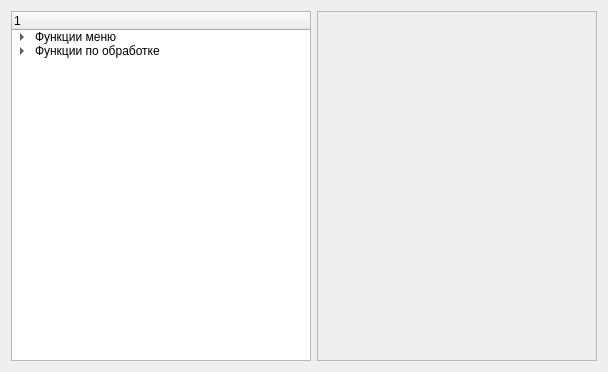
<?xml version="1.0" encoding="UTF-8"?>
<ui version="4.0">
 <class>helpwindow</class>
 <widget class="QDialog" name="helpwindow">
  <property name="geometry">
   <rect>
    <x>0</x>
    <y>0</y>
    <width>604</width>
    <height>368</height>
   </rect>
  </property>
  <property name="windowTitle">
   <string>Dialog</string>
  </property>
  <layout class="QHBoxLayout" name="horizontalLayout">
   <item>
    <widget class="QTreeWidget" name="treeWidget">
     <property name="minimumSize">
      <size>
       <width>300</width>
       <height>350</height>
      </size>
     </property>
     <property name="maximumSize">
      <size>
       <width>300</width>
       <height>350</height>
      </size>
     </property>
     <column>
      <property name="text">
       <string/>
      </property>
     </column>
     <item>
      <property name="text">
       <string>Функции меню</string>
      </property>
      <item>
       <property name="text">
        <string>Файл</string>
       </property>
       <item>
        <property name="text">
         <string>Открыть файл</string>
        </property>
       </item>
       <item>
        <property name="text">
         <string>Сохранить файл</string>
        </property>
       </item>
       <item>
        <property name="text">
         <string>Закрыть файл</string>
        </property>
       </item>
       <item>
        <property name="text">
         <string>Закрыть приложение</string>
        </property>
       </item>
      </item>
      <item>
       <property name="text">
        <string>Изображение</string>
       </property>
       <item>
        <property name="text">
         <string>Оригинальный размер</string>
        </property>
       </item>
       <item>
        <property name="text">
         <string>Выравнивание изображения</string>
        </property>
       </item>
       <item>
        <property name="text">
         <string>Вкл/откл альфа-канал фона</string>
        </property>
       </item>
      </item>
      <item>
       <property name="text">
        <string>Помощь</string>
       </property>
       <item>
        <property name="text">
         <string>Справка</string>
        </property>
       </item>
       <item>
        <property name="text">
         <string>Об приложении</string>
        </property>
       </item>
      </item>
     </item>
     <item>
      <property name="text">
       <string>Функции по обработке</string>
      </property>
      <item>
       <property name="text">
        <string>Нарисовать окружность</string>
       </property>
      </item>
      <item>
       <property name="text">
        <string>Изменить RGB-компанент</string>
       </property>
      </item>
      <item>
       <property name="text">
        <string>Разделить картинку</string>
       </property>
      </item>
      <item>
       <property name="text">
        <string>Нарисовать квадрат</string>
       </property>
      </item>
     </item>
    </widget>
   </item>
   <item>
    <widget class="QFrame" name="frame">
     <property name="minimumSize">
      <size>
       <width>280</width>
       <height>350</height>
      </size>
     </property>
     <property name="maximumSize">
      <size>
       <width>280</width>
       <height>350</height>
      </size>
     </property>
     <property name="frameShape">
      <enum>QFrame::StyledPanel</enum>
     </property>
     <property name="frameShadow">
      <enum>QFrame::Raised</enum>
     </property>
     <widget class="QLabel" name="label">
      <property name="geometry">
       <rect>
        <x>20</x>
        <y>20</y>
        <width>240</width>
        <height>300</height>
       </rect>
      </property>
      <property name="sizePolicy">
       <sizepolicy hsizetype="Preferred" vsizetype="Expanding">
        <horstretch>0</horstretch>
        <verstretch>0</verstretch>
       </sizepolicy>
      </property>
      <property name="minimumSize">
       <size>
        <width>240</width>
        <height>300</height>
       </size>
      </property>
      <property name="maximumSize">
       <size>
        <width>240</width>
        <height>300</height>
       </size>
      </property>
      <property name="text">
       <string>&lt;html&gt;&lt;head/&gt;&lt;body&gt;&lt;p&gt;&lt;br/&gt;&lt;/p&gt;&lt;/body&gt;&lt;/html&gt;</string>
      </property>
     </widget>
    </widget>
   </item>
  </layout>
 </widget>
 <resources/>
 <connections/>
</ui>
